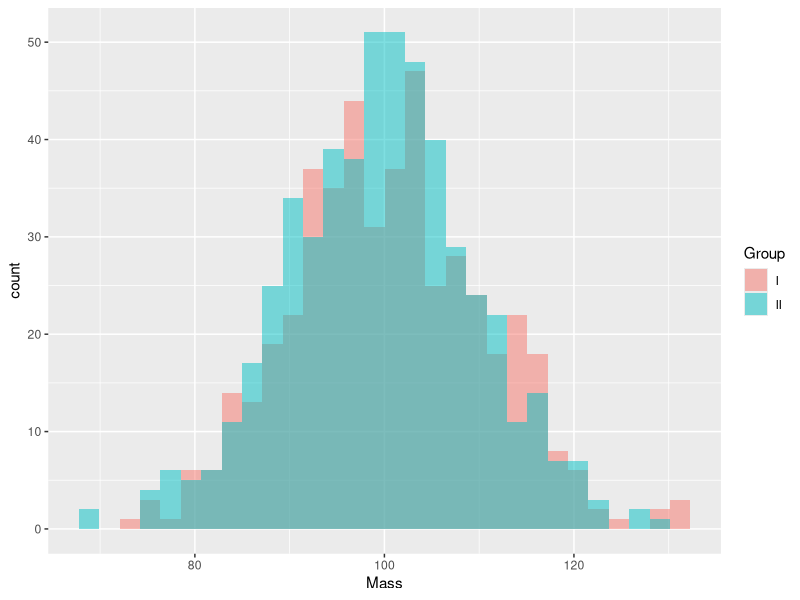

Recreate this plot in R.
## ---- chunk 1
knitr::opts_chunk$set(echo = TRUE)
## ---- chunk 2
library(dplyr)
library(ggplot2)
## ---- chunk 3
n <- 1000
## ---- chunk 4
set.seed(12)
group_probability <- c(0.479,0.521)
## ---- chunk 5
groups <- c('I','II')
mass_mean <- 100
mass_sd <- 10
## ---- chunk 6
df <- data.frame(
  ID = 1:n,
  Group = replicate(n,sample(groups,size = 1, prob = group_probability)),
  Mass = rnorm(n, mass_mean, mass_sd))

## ---- chunk 7
group_I <- df |> filter(Group == 'I')
group_II <- df |> filter(Group == 'II')
## ---- chunk 8
mass <- df[['Mass']]

mass_I <- group_I[['Mass']]
mass_II <- group_II[['Mass']]

n_I <- length(mass_I)
n_II <- length(mass_II)
## ---- chunk 9
summary(mass_I)
## ---- chunk 10
summary(mass_II)
## ---- chunk 11
ggplot(df, aes(
  x=Mass, 
  fill=Group)) + 
  geom_histogram(
    position = "identity",
    alpha=0.5, 
    bins = 30)
## ---- chunk 12
difference_in_means = mean(mass_I) - mean(mass_II)
## ---- chunk 13
means <- c()
resamples = 3

for (i in 1:resamples ) {
  
  print(i)
}
